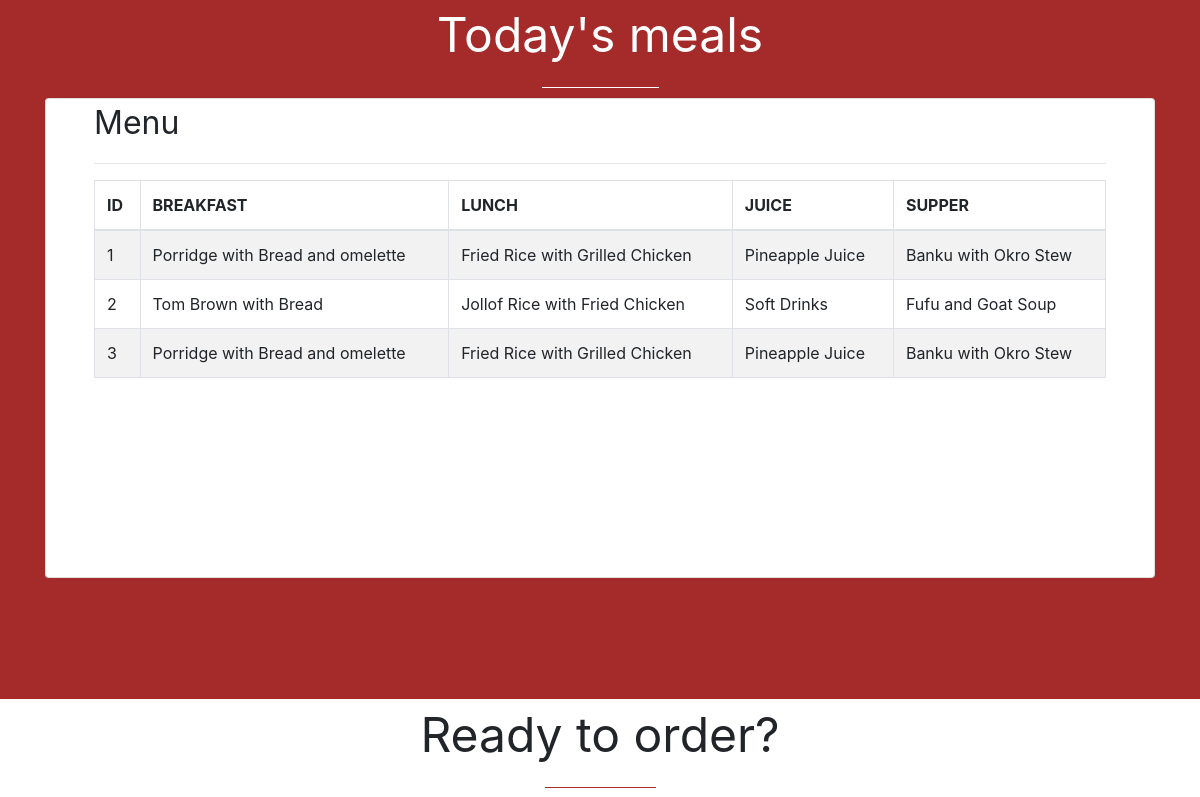
Before: /akonnor.php (middle part) with the older database file.
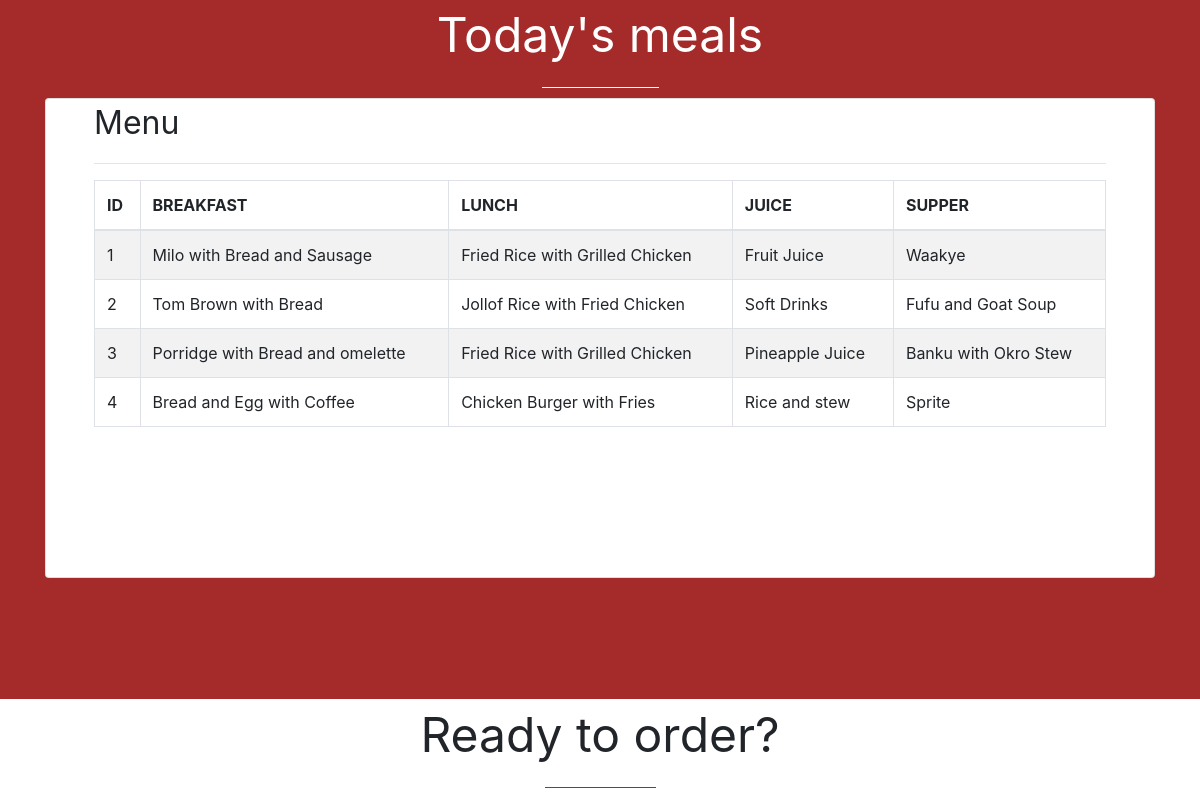
After: the same page with the newer database file.
### tables this page shows
CREATE TABLE `meal` (
  `id` int(230) NOT NULL,
  `Breakfast` varchar(255) NOT NULL,
  `Lunch` varchar(255) NOT NULL,
  `Drink` varchar(255) NOT NULL,
  `Supper` varchar(255) NOT NULL
);

### akonnor.php (the view, shortened to what this page needs)
<!DOCTYPE html>
<html lang="en">
<head>
<link rel="stylesheet" href="https://cdnjs.cloudflare.com/ajax/libs/twitter-bootstrap/4.6.0/css/bootstrap.min.css">
<link rel="stylesheet" href="https://cdnjs.cloudflare.com/ajax/libs/font-awesome/5.15.2/css/all.min.css">
<link rel="stylesheet" href="assets/css/akonnor.css">
</head>
<body>
  <div class="container-fluid menu-section s1">
    <div class="slogan meals">
      <p>Today's meals</p>
      <hr>
    </div>
    <div class="container">
      <div class="card menu-plaque px-5">
        <span>Menu</span>
        <hr>
        <div class="row">
            <div class="col-md-12">
                <?php
                require_once "dbconnection.php";
                $sql = "SELECT * FROM meal";
                if($result = mysqli_query($link, $sql)){
                    if(mysqli_num_rows($result) > 0){
                        echo "<table class='table table-bordered table-striped'>";
                            echo "<thead>";
                                echo "<tr>";
                                    echo "<th>ID</th>";
                                    echo "<th>BREAKFAST</th>";
                                    echo "<th>LUNCH</th>";
                                    echo "<th>JUICE</th>";
                                    echo "<th>SUPPER</th>";
                                echo "</tr>";
                            echo "</thead>";
                            echo "<tbody>";
                            while($row = mysqli_fetch_array($result)){
                                echo "<tr>";
                                    echo "<td>" . $row['id'] . "</td>";
                                    echo "<td>" . $row['Breakfast'] . "</td>";
                                    echo "<td>" . $row['Lunch'] . "</td>";
                                    echo "<td>" . $row['Drink'] . "</td>";
                                    echo "<td>" . $row['Supper'] . "</td>";
                                echo "</tr>";
                            }
                            echo "</tbody>";
                        echo "</table>";
                    } else{
                        echo "<p class='lead'><em>No records were found.</em></p>";
                    }
                } else{
                    echo "ERROR: Could not able to execute $sql. " . mysqli_error($link);
                }
                ?>
            </div>
        </div>
      </div>
    </div>
  </div>
  <div class="container-fluid menu-section s2">
    <div class="container order-box">
      <div class="slogan order-heading">
        <p>Ready to order?</p>
        <hr>
      </div>
    </div>
  </div>
</body>
</html>

Changed rows visible on the page:
changed meal id 1: Breakfast "Porridge with Bread and omelette" → "Milo with Bread and Sausage"; Drink "Pineapple Juice" → "Fruit Juice"; Supper "Banku with Okro Stew" → "Waakye"
added meal: id "4", Breakfast "Bread and Egg with Coffee", Lunch "Chicken Burger with Fries", Drink "Rice and stew", Supper "Sprite"
